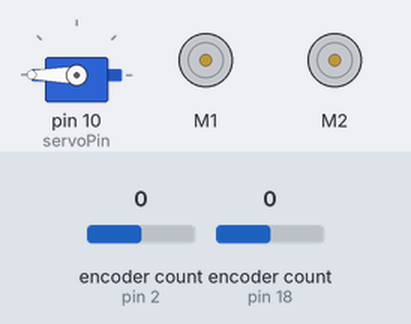
The sketch below on a simulated Arduino Uno, built with avr-gcc and run on an emulated ATmega328P. Parts: servo, 2 × DC motor (green arrow = forward, orange = backward, longer = faster). The test bench sets the inputs (shaded band); at power-on: encoder count (sensors on pin 2, pin 18) 0.

Above: at 0.1 s.
At 1.1 s:
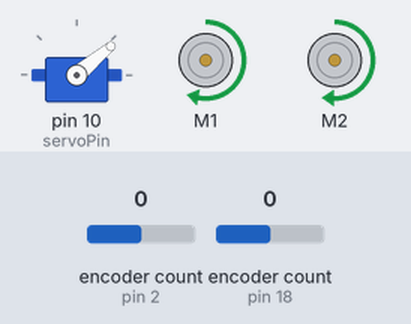
At 1.9 s:
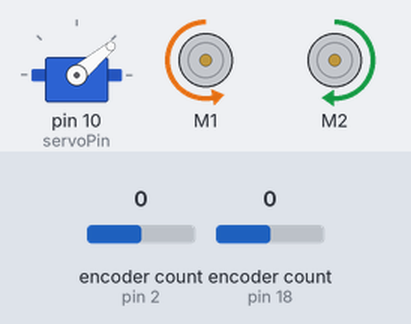
Timing chart, 0 to 3.4 s (numbered marks = the images above):
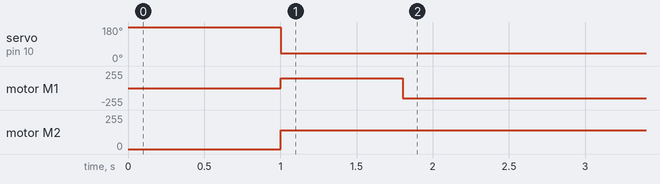

Measured:
- by itself, servo on pin 10 (servoPin): 180° → 40° at 1.0 s
- by itself, motor M1: stopped → forward 150/255 at 1.0 s, → backward 150/255 0.80 s later
- by itself, motor M2: stopped → forward 140/255 at 1.0 s

The sketch:

dcTest.ino.ino
```cpp
#include <Encoder.h>

/*
  This is a test sketch for the Adafruit assembled Motor Shield for Arduino v2
  It won't work with v1.x motor shields! Only for the v2's with built in PWM
  control

  For use with the Adafruit Motor Shield v2
  ---->	http://www.adafruit.com/products/1438
*/

#include <Wire.h>
#include <Adafruit_MotorShield.h>
#include "utility/Adafruit_MS_PWMServoDriver.h"
#include "Servo.h"

Encoder rightDriveEnc(2, 3);
Encoder leftDriveEnc(18, 19);
// Create the motor shield object with the default I2C address
Adafruit_MotorShield AFMS = Adafruit_MotorShield();
// Or, create it with a different I2C address (say for stacking)
// Adafruit_MotorShield AFMS = Adafruit_MotorShield(0x61);

// Select which 'port' M1, M2, M3 or M4. In this case, M1
Adafruit_DCMotor *leftDrive = AFMS.getMotor(1);
Adafruit_DCMotor *rightDrive = AFMS.getMotor(2);
Servo camera;
int servoPin = 10;
int angleTurned = 0;
int pose = 0;
int data = 0;
boolean left;
boolean found = false;
// You can also make another motor on port M2
//Adafruit_DCMotor *myOtherMotor = AFMS.getMotor(2);

///CHANGE THIS
int ticksPerDeg = 14;

void setup() {
  Serial.begin(9600);           // set up Serial library at 9600 bps

  camera.attach(servoPin);
  camera.write(180);
  AFMS.begin();  // create with the default frequency 1.6KHz
  //AFMS.begin(1000);  // OR with a different frequency, say 1KHz
  rightDriveEnc.write(0);
  leftDriveEnc.write(0);

  // Set the speed to start, from 0 (off) to 255 (max speed)
  leftDrive->setSpeed(150);
  rightDrive->setSpeed(140);
  leftDrive->run(FORWARD);
  rightDrive->run(FORWARD);

  // turn on motor
  leftDrive->run(RELEASE);
  rightDrive->run(RELEASE);
  delay(1000);
  camera.write(40);
  //delay(1000);
  leftDrive->run(FORWARD);
  rightDrive->run(FORWARD);
  delay(800);
  leftDrive->run(RELEASE);
  rightDrive->run(RELEASE);
  driveToZone();
  //  if(found){
  //    turnLeft(90);
  //  }

  //  while (!Serial.available()) {
  //  }
  //  turnRight(90);
  //  /
  ///turnLeft(130);
  //turnLeft(90);
  //  Serial.print(leftDriveEnc.read());

}

void loop() {

  //camera.write(180);
  //  angleTurned =sweepForTarget();
  //  delay(10);
  //  //centerWithTarget(angleTurned);
  //  Serial.println("Done");
  //  /centerWithTarget(sweepForTarget());
  //Serial.write('k');
  // /

  //  boolean side = determineOrientation(angle);
  //  if (side) {
  //    turnRight(30);
  //    driveToZone();
  //  }
  //  else if (!side) {
  //    turnLeft(120);
  //    driveToZone();

  //  }
}
void centerWithTarget(int cameraAngle) {
  switch (determineOrientation(cameraAngle)) {
    case 1:
      break;
  }
}
boolean determineOrientation(int angleWent) {
  //  while (!Serial.available() > 0) {
  //  }
  //  // read the incoming byte:
  //  char incomingByte = Serial.read();
  //  if (incomingByte == 'l') {
  //    left = true;
  //
  //  }
  //  else if (incomingByte == 'r') {
  //    left = false;
  //  }
  left = false;
  return left;
}

void turnRight(int degrees) {
  //RESET ENCODERS
  leftDriveEnc.write(0);
  rightDriveEnc.write(0);

  //Determine number of ticks needed
  int ticks = ticksPerDeg * degrees;

  //  leftDrive->setSpeed(150);
  //  rightDrive->setSpeed(140);

  while (leftDriveEnc.read() <  ticks && rightDriveEnc.read() <  ticks) {

    leftDrive->run(BACKWARD);
    rightDrive->run(BACKWARD);

  }
  //  if (leftDriveEnc.read() < (-1 * ticks) && rightDriveEnc.read() < (-1 * ticks)) {

  leftDrive->run(RELEASE);
  rightDrive->run(RELEASE);

}
void turnLeft(int degrees) {
  //RESET ENCODERS
  leftDriveEnc.write(0);
  rightDriveEnc.write(0);

  //Determine number of ticks needed
  int ticks = ticksPerDeg * degrees;

  leftDrive->setSpeed(150);
  rightDrive->setSpeed(140);

  while (leftDriveEnc.read() > (-1 * ticks) && rightDriveEnc.read() > (-1 * ticks)) {

    leftDrive->run(FORWARD);
    rightDrive->run(FORWARD);

  }
  //  if (leftDriveEnc.read() < (-1 * ticks) && rightDriveEnc.read() < (-1 * ticks)) {
  leftDrive->setSpeed(0);
  rightDrive->setSpeed(0);

  leftDrive->run(RELEASE);
  rightDrive->run(RELEASE);


}
void driveToZone() {
  //RESET ENCODERS
  leftDriveEnc.write(0);
  rightDriveEnc.write(0);

  //Determine number of ticks needed

  //  leftDrive->setSpeed(150);
  //  rightDrive->setSpeed(140);

  while (leftDriveEnc.read() < 3000 && rightDriveEnc.read() > -3000) {

    leftDrive->run(BACKWARD);
    rightDrive->run(FORWARD);

  }
  //  if (leftDriveEnc.read() < (-1 * ticks) && rightDriveEnc.read() < (-1 * ticks)) {

  leftDrive->run(RELEASE);
  rightDrive->run(RELEASE);


}
void sweepForTarget() {
  int angleTurned;
  found = false;
  for (int i = 180; i >= 40; i--) {
    camera.write(i);
    delay(20);
    Serial.print(found);

  }
  camera.write(180);
  found = true;

  Serial.print(found);


  ///
}
```
